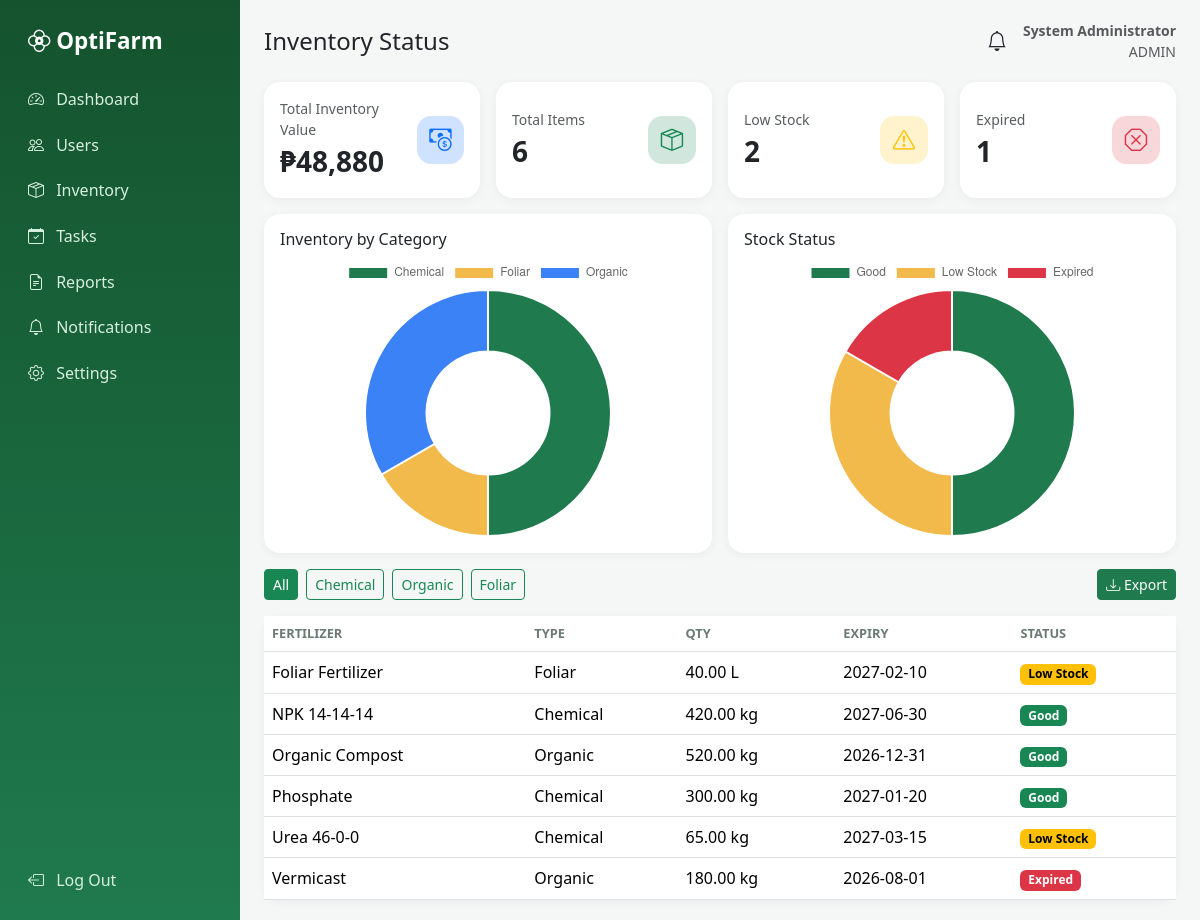
The page /bod/inventory.php (signed in) on the database its author committed.
### tables this page shows
CREATE TABLE inventory(id INT AUTO_INCREMENT PRIMARY KEY,fertilizer VARCHAR(80),type VARCHAR(40),qty DECIMAL(10,2),unit VARCHAR(10) DEFAULT 'kg',min_qty DECIMAL(10,2) DEFAULT 50,expiry DATE,batch VARCHAR(40),cost DECIMAL(10,2) DEFAULT 0,supplier VARCHAR(100));

### bod/inventory.php (the view, shortened to what this page needs)
<?php require __DIR__.'/../inc/auth.php'; require __DIR__.'/../inc/layout.php'; need_role('bod','admin');
$cat=$_GET['cat']??''; $inv=rows("SELECT * FROM inventory WHERE (?='' OR type=?) ORDER BY fertilizer",[$cat,$cat]);
top('Inventory Status'); ?>
<div class="row g-3 mb-3"></div>
<div class="row g-3 mb-3"><div class="col-md-6"><div class="card"><div class="card-body"><h6>Inventory by Category</h6><div class="chart-box"><canvas id="c1"></canvas></div></div></div></div>
<div class="col-md-6"><div class="card"><div class="card-body"><h6>Stock Status</h6><div class="chart-box"><canvas id="c2"></canvas></div></div></div></div></div>
<div class="d-flex gap-2 mb-3"><?php foreach([''=>'All','Chemical'=>'Chemical','Organic'=>'Organic','Foliar'=>'Foliar'] as $k=>$v) echo '<a class="btn btn-sm '.($cat==$k?'btn-success':'btn-outline-success').'" href="?cat='.$k.'">'.$v.'</a>';?>
<a class="btn btn-sm btn-primary ms-auto" href="?cat=<?=e($cat)?>&export=1"><i class="bi bi-download"></i> Export</a></div>
<div class="card"><div class="table-responsive"><table class="table mb-0"><thead><tr><th>Fertilizer</th><th>Type</th><th>Qty</th><th>Expiry</th><th>Status</th></tr></thead><tbody>
<?php foreach($inv as $r) echo '<tr><td>'.e($r['fertilizer']).'</td><td>'.e($r['type']).'</td><td>'.e($r['qty'].' '.$r['unit']).'</td><td>'.e($r['expiry']).'</td><td>'.badge(stock_status($r)).'</td></tr>';?></tbody></table></div></div>

### config.php (shortened to what this page needs)
<?php
try {
  $pdo = new PDO('mysql:host='.DB_HOST.';dbname='.DB_NAME.';charset=utf8mb4',DB_USER,DB_PASS,
    [PDO::ATTR_ERRMODE=>PDO::ERRMODE_EXCEPTION, PDO::ATTR_DEFAULT_FETCH_MODE=>PDO::FETCH_ASSOC]);
} catch (PDOException $e) { die('Database connection failed. Import database.sql and check config.php'); }
function q($s,$p=[]){ global $pdo; $st=$pdo->prepare($s); $st->execute($p); return $st; }
function rows($s,$p=[]){ return q($s,$p)->fetchAll(); }
function e($v){ return htmlspecialchars((string)$v,ENT_QUOTES,'UTF-8'); }
function stock_status($r){ if($r['expiry']<date('Y-m-d'))return 'Expired'; if($r['qty']<=$r['min_qty'])return 'Low Stock'; return 'Good'; }
function badge($s){
  $c=['Good'=>'success','Completed'=>'success','Active'=>'success','Low Stock'=>'warning','In Progress'=>'info','Pending'=>'warning',
      'Expired'=>'danger','Inactive'=>'secondary','High'=>'danger','Medium'=>'warning','Low'=>'secondary'];
  return '<span class="badge text-bg-'.($c[$s]??'secondary').'">'.e($s).'</span>';
}

### assets/style.css (style rules this page uses)
:root { --g:#1f7a4d;--gd:#14532d;--bg:#f4f7f5 }
body { background:var(--bg);font-family:'Segoe UI',system-ui,sans-serif }
.card { border:0;border-radius:1rem;box-shadow:0 2px 10px rgba(0,0,0,.05) }
.btn-primary { background:var(--g);border-color:var(--g) }
.table thead th { font-size:.8rem;text-transform:uppercase;color:#6b7a72 }
.chart-box { position:relative;height:280px }

### rows shown on the page
inventory: fertilizer "Foliar Fertilizer", type "Foliar", qty+unit "40.00 L", expiry "2027-02-10", s "Low Stock"
inventory: fertilizer "NPK 14-14-14", type "Chemical", qty+unit "420.00 kg", expiry "2027-06-30", s "Good"
inventory: fertilizer "Organic Compost", type "Organic", qty+unit "520.00 kg", expiry "2026-12-31", s "Good"
inventory: fertilizer "Phosphate", type "Chemical", qty+unit "300.00 kg", expiry "2027-01-20", s "Good"
inventory: fertilizer "Urea 46-0-0", type "Chemical", qty+unit "65.00 kg", expiry "2027-03-15", s "Low Stock"
inventory: fertilizer "Vermicast", type "Organic", qty+unit "180.00 kg", expiry "2026-08-01", s "Expired"

### other values the page prints
$m[0] "Dashboard"
$m[0] "Users"
$m[0] "Inventory"
$m[0] "Tasks"
$m[0] "Reports"
$m[0] "Notifications"
$m[0] "Settings"
$title "Inventory Status"
$u['name'] "System Administrator"
$u['role'] "ADMIN"
$label "Total Inventory Value Total Items Low Stock Expired"
$value "₱48,880 6 2 1"
$v "All"
$v "Chemical"
$v "Organic"
